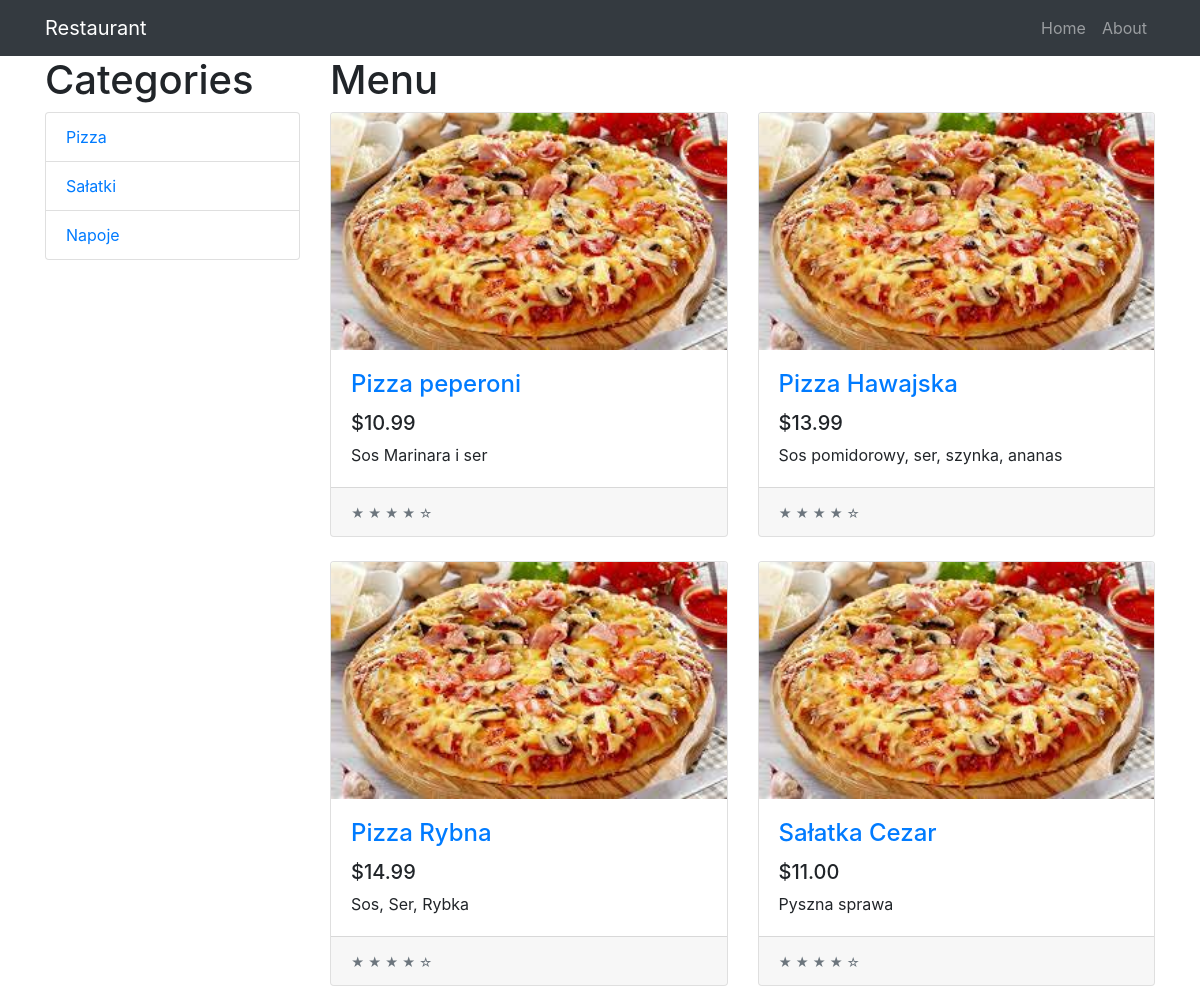
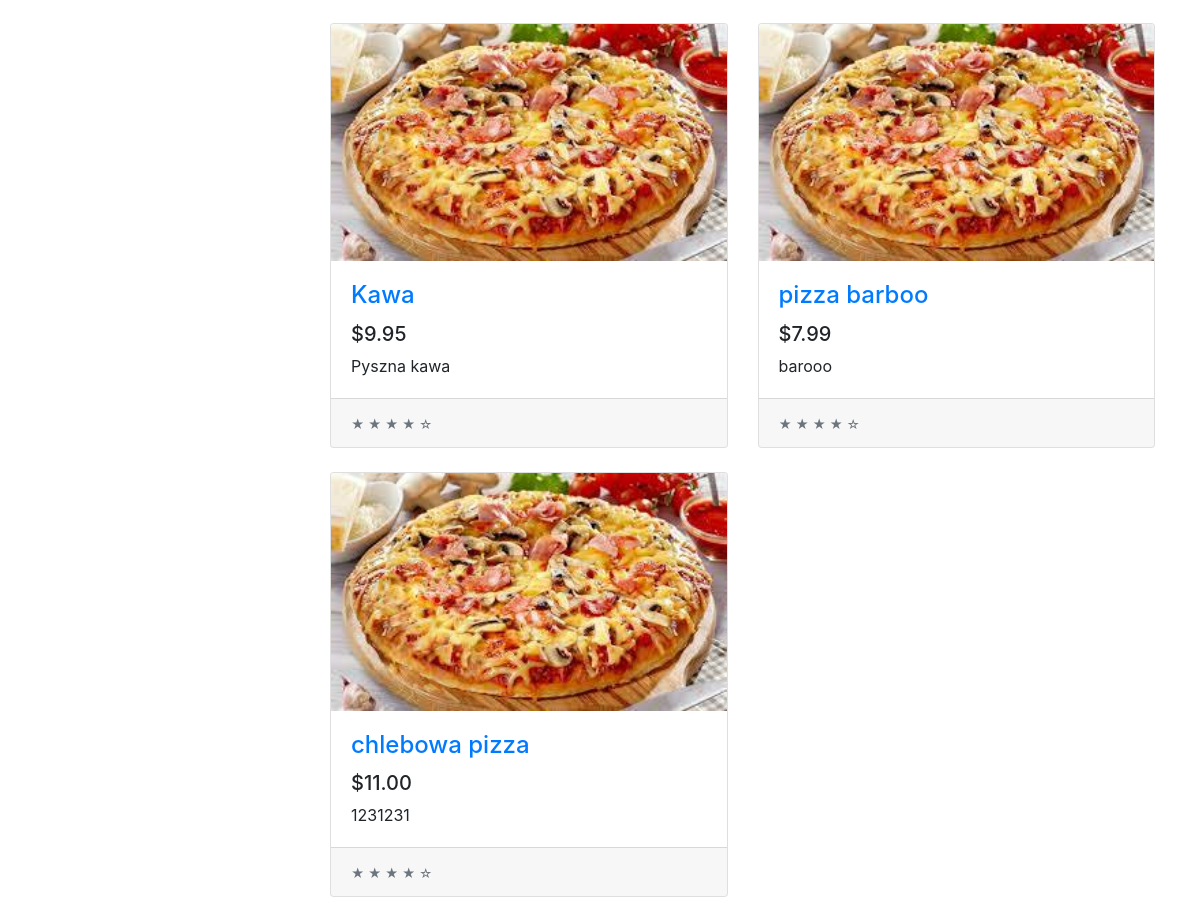
Page /menu/dishes/ on the committed database (2 pictures, top to bottom).
### menu/models.py (models this page shows, shortened)
class Category(models.Model):
    name = models.CharField(max_length=200)
    description = models.TextField(max_length=500, default="")
    class Meta:
        verbose_name_plural = "Categories"

class Dish(models.Model):
    name = models.CharField(max_length=200)
    description = models.TextField(max_length=500, default="")
    price = models.DecimalField(max_digits=10, decimal_places=2, default=0)
    pub_date = models.DateTimeField(auto_now=True)
    category = models.ForeignKey(Category, blank=True, null=True, on_delete=models.SET_NULL)
    image = models.ImageField(default="")
    class Meta:
        verbose_name_plural = "Dishes"

### menu/views.py (the view)
# urls.py: path("dishes/", views.dishes_all, name="dishes"),
def dishes_all(request):
    categories = Category.objects.all()
    my_dishes = Dish.objects.all()
    ctx = {
        "categories" :categories,
        "dishes": my_dishes,
    }
    return render(request, "menu.html", ctx)

### menu/templates/menu.html
{% extends 'base.html' %}
{% block content %}
        <div class="col-lg-3">
            <h1>Categories</h1>
            <div class="list-group">
                {% for category in categories %}
                <a href="{% url 'dishes_by_category' category.id %}" class="list-group-item">{{ category.name }}</a>
                {% endfor %}
            </div>
        </div>
        <div class="col-lg-9">
            <div class="row">
                <div class="col-lg-12">
                    <h1>Menu</h1>
                </div>
                {% for dish in dishes %}
                <div class="col-lg-6 col-md-6 mb-4">
                    <div class="card h-100">
                        <a href="#"><img class="card-img-top" src="{{ dish.image.url }}" alt=""></a>
                        <div class="card-body">
                            <h4 class="card-title">
                                <a href="#">{{ dish.name }}</a>
                            </h4>
                            <h5>${{dish.price}}</h5>
                            <p class="card-text">{{dish.description}}</p>
                        </div>
                        <div class="card-footer">
                            <small class="text-muted">&#9733; &#9733; &#9733; &#9733; &#9734;</small>
                        </div>
                    </div>
                </div>
                {% endfor %}
{% endblock %}

### menu/templates/base.html (shortened to what this page needs)
{% load static %}
<!DOCTYPE html>
<html lang="en">
<head>
    <link href="{% static 'vendor/bootstrap/css/bootstrap.min.css' %}" rel="stylesheet">
</head>
<body>
<nav class="navbar navbar-expand-lg navbar-dark bg-dark">
    <div class="container">
        <a class="navbar-brand" href="{% url 'dishes' %}">Restaurant</a>
        <div class="collapse navbar-collapse" id="navbarResponsive">
            <ul class="navbar-nav ml-auto">
                <li class="nav-item">
                    <a class="nav-link" href="{% url 'dishes' %}">Home</a>
                </li>
                <li class="nav-item">
                    <a class="nav-link" href="{% url 'about' %}">About</a>
                </li>
            </ul>
        </div>
    </div>
</nav>
<div class="container">
    <div class="row">
        {% block content%}
        {% endblock %}
    </div>
</div>
</body>
</html>

### rows in the picture
Category: name "Pizza"
Category: name "Sałatki"
Category: name "Napoje"
Dish: image (picture), name "Pizza peperoni", price "10.99", description "Sos Marinara i ser"
Dish: image (picture), name "Pizza Hawajska", price "13.99", description "Sos pomidorowy, ser, szynka, ananas"
Dish: image (picture), name "Pizza Rybna", price "14.99", description "Sos, Ser, Rybka"
Dish: image (picture), name "Sałatka Cezar", price "11.00", description "Pyszna sprawa"
Dish: image (picture), name "Kawa", price "9.95", description "Pyszna kawa"
Dish: image (picture), name "pizza barboo", price "7.99", description "barooo"
Dish: image (picture), name "chlebowa pizza", price "11.00", description "1231231"
